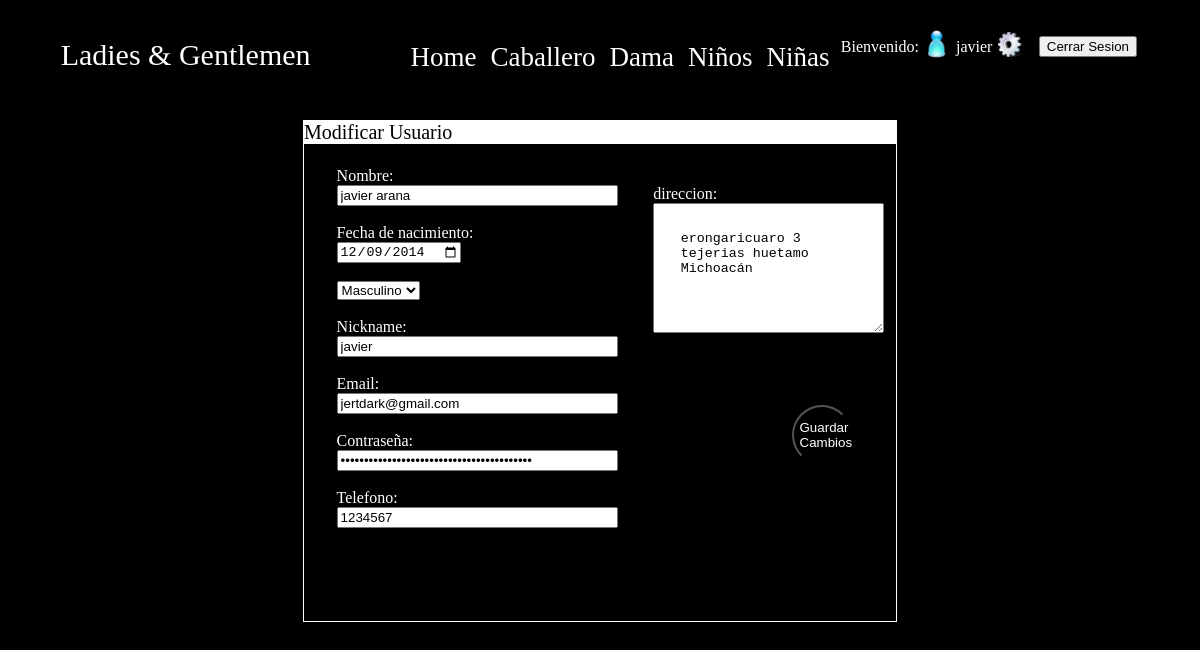
The app's page /Paginas/Usuario.php (signed in) with its own data.
### tables this page shows
CREATE TABLE `usuarios` (
  `IdCliente` int(11) NOT NULL AUTO_INCREMENT,
  `nombre` varchar(40) NOT NULL,
  `tipousuario` varchar(15) NOT NULL,
  `fechanac` date NOT NULL,
  `sexo` varchar(10) NOT NULL,
  `nickname` varchar(15) NOT NULL,
  `email` varchar(150) NOT NULL,
  `contra` varchar(250) NOT NULL,
  `telefono` varchar(20) NOT NULL,
  `direccion` varchar(150) NOT NULL,
  PRIMARY KEY (`IdCliente`)
);

### Paginas/Usuario.php (the view, shortened to what this page needs)
<!DOCTYPE html>
<html>
   <head>
      <link rel="stylesheet" href="../Estilos/estiloHome.css">
      <link rel="stylesheet" href="../Estilos/estiloAdmin.css">
   </head>
   <body>
      <section id="seccion1">
         <p id="titulo">Ladies & Gentlemen</p>
         <br>
      </section>
   <section id="seccion2">
                    <nav><br>
                        <center>
                            <ul id="menu">
                                <li class="opcionmenu"><a href="../Index.php">Home</a></li>
                                <li class="opcionmenu"><a href="Caballero/Caballero.php">Caballero</a></li>
                                <li class="opcionmenu"><a href="Dama/Dama.php">Dama</a></li>
                                <li class="opcionmenu"><a href="Ninio/Ninios.php">Niños</a></li>
                                <li class="opcionmenu"><a href="Ninia/Ninias.php">Niñas</a></li>
                            </ul>
                        </center>
                    </nav>
                </section>
  <form action="procesar/login.php" method="post">
<table  class="tabla">
             <tr>
               <td>Bienvenido:</td>
               <td><img alt="usuario" width="25" src="../Imagenes/usuario.png"></td>
    <?php
    $nickname=$_SESSION['usuario'];
    $idusuario=$_SESSION['id'];
    echo "<td>$nickname</td>"; ?>
                <td><a href="Usuario.php"><img alt="config" width="25" src="../Imagenes/config.png"></a></td> &emsp13;
               <td> &emsp13; <button name="sesion" value="1">Cerrar Sesion</button></td>
               </tr>
               </table>
</form>
      <center>
      <div id="regUsuario" class="reg">
      <form id="formularioModificacion" method="POST" enctype="multipart/form-data" action="procesar/modificar.php">
       <?php
        $idgeneral=$idusuario;
       ?>
       <?php
       $conexion=mysqli_connect(config::$servidor,config::$usuario,config::$password,config::$baseDeDatos);
       $consulta=mysqli_query($conexion, "SELECT * FROM usuarios where IdCliente='$idgeneral'");
       while($fila = mysqli_fetch_array($consulta)){
        $nombre=$fila[1];
        $fechanac=$fila[3];
        $sexo=$fila[4];
        $nickname=$fila[5];
        $email=$fila[6];
        $contra=$fila[7];
        $telefono=$fila[8];
        $direccion=$fila[9];
       }
       echo
           "<p id='titulous' >Modificar Usuario</p>
           <section class=cajausuario>
                Nombre:<br>
                <input class='registro' type='text' name='nombre' id='nombre' maxlength='40' placeholder='Nombre   Apellido Paterno   Apellido Materno ' value='$nombre' onkeypress='return sololetrasconespacios(event)' onpaste='return false'/><br><br>
                Fecha de nacimiento:<br><input type='date' id='fecha' name='fecha' value='$fechanac' />
                <br><br>"
                ?>
                <?php
                    if($sexo=='Masculino'){
                     $opcion1='selected';
                     $opcion2='';
                    }
                    ?>
                  <?php
                  echo " <select name='sexo' id='sexo' value='$sexo'>
                         <option $opcion1>Masculino</option>
                         <option $opcion2>Femenino</option>
                         </select><br><br>
                Nickname:<br> <input class='registro' type=text name='nick' id='nick' maxlength='15' placeholder='Nick'  onkeypress='return usuario(event)' onpaste='return false' value='$nickname'><br><br>
                Email: <br> <input class='registro' type='email' name='email' id='email' maxlength='150' placeholder='ejemplo@example.com' onkeypress='return correo(event)' onpaste='return false' value='$email'/><br><br>
                Contraseña:<br> <input class='registro' type='password' name='contra' id='contra' maxlength='250' placeholder='********' value='$contra'><br><br>
                Telefono:<br>
                <input class='registro' type='tel' name='tel' id='tel' maxlength='15' placeholder='telefono' onkeypress='return solonumeros(event)' onpaste='return false' value='$telefono'>
           </section>
           <section class=cajausuario>
              <br>
              direccion:<br> <textarea name='direccion' id='direccion' class ='descripcion' rows='5' cols='20' placeholder='Descripion del articulo' onkeypress='return direccion(event)' onpaste='return false'>$direccion </textarea>
                <br><br><br>
                <section id='contenedorbtnreg'>
                <section class='contenedorbtn'>
                  <button class='btnguardar'>Guardar Cambios</button>
                </section>
                </section>
           </section>"
           ?>
        </form>
         </div>
      </center>
   </body>
</html>

### Estilos/estiloHome.css (style rules this page uses)
body { background-color: black; color: white; }
#seccion1 { float: left; width: 30%; }
#seccion2 { float: left; width: 40%; }
#titulo { text-align: center; font-size: 30px; font-family: Vivaldi; }
.opcionmenu { display: inline; padding: 5px; font-family: Kunstler Script; font-size: 27px; }
.opcionmenu a { text-decoration:none; color:white; }
div { clear: both; }

### Estilos/estiloAdmin.css (style rules this page uses)
div { width: 85%; height: 500px; border:solid white 1px; margin-top: 0%; //background: red; }
form p { width: 100%; float: left; background-color: white; color: black; margin-top: 0px; font-size: 20px; }
form { text-align: left; }
.cajausuario { text-align: left; float: left; margin-left: 5%; border: solid black; }
#regProductos, #regProveedores, #regSugerencia, #regUsuario, #regVenta { width: 50%; height: 500px; display: block; }
.reg { width: 50%; }
#titulous { clear: both; width: 100%; background-color: white; color: black; margin-top: 0px; font-size: 20px; text-align: left; }
.descripcion { padding: 2em; }
.registro { width: 273px; }
.btnguardar { float: right; margin: 2em; border-radius: 50%; color: white; background-color: black; width: 60px; height: 60px; margin:0px; }
.contenedorbtn { float: right; margin: 2em; width: 60px; height: 60px; border-radius: 50%; overflow: visible; box-shadow: 0px 0px 0px 20px rgba(255,255,255, 0); transition: box-shadow 0.4s; }
table { text-align: center; //border-collapse: collapse; }
table td { border: solid 1px white; }
.tabla td { border: solid 1px black; }

### records on screen
usuarios: nombre "javier arana", fecha "12/09/2014", sexo "Masculino", nick "javier", email "jertdark@gmail.com", tel "1234567", direccion "erongaricuaro 3 tejerias huetamo Michoacán"

### other values on screen
$nickname "javier"
